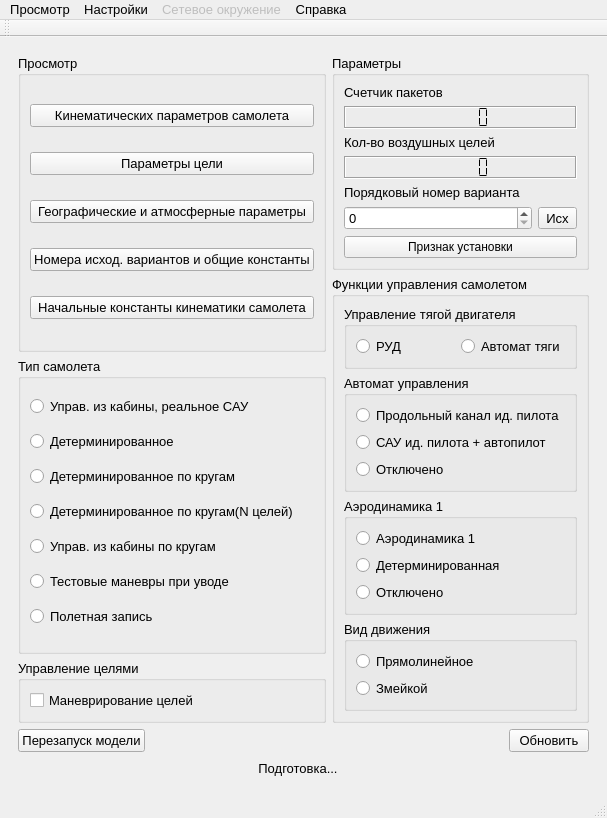
<?xml version="1.0" encoding="UTF-8"?>
<ui version="4.0">
 <class>MainWindow</class>
 <widget class="QMainWindow" name="MainWindow">
  <property name="geometry">
   <rect>
    <x>0</x>
    <y>0</y>
    <width>589</width>
    <height>794</height>
   </rect>
  </property>
  <property name="font">
   <font>
    <pointsize>10</pointsize>
   </font>
  </property>
  <property name="windowTitle">
   <string>Просмотр/Изменение параметров модели</string>
  </property>
  <widget class="QWidget" name="centralwidget">
   <layout class="QVBoxLayout" name="verticalLayout_5">
    <item>
     <widget class="QStackedWidget" name="stackedWidget">
      <property name="currentIndex">
       <number>0</number>
      </property>
      <widget class="QWidget" name="pageUI">
       <layout class="QGridLayout" name="gridLayout_2">
        <item row="0" column="0">
         <layout class="QVBoxLayout" name="verticalLayout_4">
          <item>
           <layout class="QHBoxLayout" name="horizontalLayout">
            <item>
             <layout class="QVBoxLayout" name="verticalLayout_2">
              <item>
               <widget class="QGroupBox" name="groupBox_5">
                <property name="title">
                 <string>Просмотр</string>
                </property>
                <layout class="QGridLayout">
                 <property name="leftMargin">
                  <number>9</number>
                 </property>
                 <property name="topMargin">
                  <number>9</number>
                 </property>
                 <property name="rightMargin">
                  <number>9</number>
                 </property>
                 <property name="bottomMargin">
                  <number>9</number>
                 </property>
                 <property name="spacing">
                  <number>6</number>
                 </property>
                 <item row="1" column="0">
                  <widget class="QPushButton" name="pushButtonTar">
                   <property name="text">
                    <string>Параметры цели</string>
                   </property>
                  </widget>
                 </item>
                 <item row="3" column="0">
                  <widget class="QPushButton" name="pushButtonConst">
                   <property name="text">
                    <string>Номера исход. вариантов и общие константы</string>
                   </property>
                  </widget>
                 </item>
                 <item row="0" column="0">
                  <widget class="QPushButton" name="pushButtonKin">
                   <property name="toolTip">
                    <string>&lt;!DOCTYPE HTML PUBLIC &quot;-//W3C//DTD HTML 4.0//EN&quot; &quot;http://www.w3.org/TR/REC-html40/strict.dtd&quot;&gt;
&lt;html&gt;&lt;head&gt;&lt;meta name=&quot;qrichtext&quot; content=&quot;1&quot; /&gt;&lt;style type=&quot;text/css&quot;&gt;
p, li { white-space: pre-wrap; }
&lt;/style&gt;&lt;/head&gt;&lt;body style=&quot; font-family:'MS Shell Dlg 2'; font-size:8.25pt; font-weight:400; font-style:normal;&quot;&gt;
&lt;p align=&quot;center&quot; style=&quot; margin-top:0px; margin-bottom:0px; margin-left:0px; margin-right:0px; -qt-block-indent:0; text-indent:0px; font-size:8pt;&quot;&gt;&lt;span style=&quot; font-weight:600; color:#5555ff;&quot;&gt;Просмотр кинематических &lt;/span&gt;&lt;/p&gt;
&lt;p align=&quot;center&quot; style=&quot; margin-top:0px; margin-bottom:0px; margin-left:0px; margin-right:0px; -qt-block-indent:0; text-indent:0px; font-size:8pt; font-weight:600; color:#5555ff;&quot;&gt;параметров самолета.&lt;/p&gt;&lt;/body&gt;&lt;/html&gt;</string>
                   </property>
                   <property name="text">
                    <string>Кинематических параметров самолета</string>
                   </property>
                   <property name="autoDefault">
                    <bool>false</bool>
                   </property>
                   <property name="default">
                    <bool>false</bool>
                   </property>
                   <property name="flat">
                    <bool>false</bool>
                   </property>
                  </widget>
                 </item>
                 <item row="2" column="0">
                  <widget class="QPushButton" name="pushButtonAtmGeo">
                   <property name="text">
                    <string>Географические и атмосферные параметры</string>
                   </property>
                  </widget>
                 </item>
                 <item row="4" column="0">
                  <widget class="QPushButton" name="buttonBeginCommonConst">
                   <property name="text">
                    <string>Начальные константы кинематики самолета</string>
                   </property>
                  </widget>
                 </item>
                </layout>
               </widget>
              </item>
              <item>
               <widget class="QGroupBox" name="groupBoxUpr">
                <property name="title">
                 <string>Тип самолета</string>
                </property>
                <layout class="QGridLayout">
                 <property name="leftMargin">
                  <number>9</number>
                 </property>
                 <property name="topMargin">
                  <number>9</number>
                 </property>
                 <property name="rightMargin">
                  <number>9</number>
                 </property>
                 <property name="bottomMargin">
                  <number>9</number>
                 </property>
                 <property name="spacing">
                  <number>6</number>
                 </property>
                 <item row="5" column="0">
                  <widget class="QRadioButton" name="radioUvod">
                   <property name="text">
                    <string>Тестовые маневры при уводе</string>
                   </property>
                  </widget>
                 </item>
                 <item row="0" column="0">
                  <widget class="QRadioButton" name="radioKab">
                   <property name="toolTip">
                    <string>Управление от ручки</string>
                   </property>
                   <property name="text">
                    <string>Управ. из кабины, реальное САУ</string>
                   </property>
                  </widget>
                 </item>
                 <item row="6" column="0">
                  <widget class="QRadioButton" name="radioFDR">
                   <property name="text">
                    <string>Полетная запись</string>
                   </property>
                  </widget>
                 </item>
                 <item row="4" column="0">
                  <widget class="QRadioButton" name="radioKabCircle">
                   <property name="text">
                    <string>Управ. из кабины по кругам</string>
                   </property>
                  </widget>
                 </item>
                 <item row="2" column="0">
                  <widget class="QRadioButton" name="radioDetCircle">
                   <property name="text">
                    <string>Детерминированное по кругам</string>
                   </property>
                  </widget>
                 </item>
                 <item row="1" column="0">
                  <widget class="QRadioButton" name="radioDet">
                   <property name="toolTip">
                    <string>Вид управления, когда органы управления отключены</string>
                   </property>
                   <property name="accessibleDescription">
                    <string/>
                   </property>
                   <property name="text">
                    <string>Детерминированное</string>
                   </property>
                  </widget>
                 </item>
                 <item row="3" column="0">
                  <widget class="QRadioButton" name="radioButton">
                   <property name="text">
                    <string>Детерминированное по кругам(N целей)</string>
                   </property>
                  </widget>
                 </item>
                </layout>
               </widget>
              </item>
              <item>
               <widget class="QGroupBox" name="groupBoxTarget">
                <property name="sizePolicy">
                 <sizepolicy hsizetype="Minimum" vsizetype="Maximum">
                  <horstretch>0</horstretch>
                  <verstretch>0</verstretch>
                 </sizepolicy>
                </property>
                <property name="title">
                 <string>Управление целями</string>
                </property>
                <layout class="QGridLayout">
                 <property name="leftMargin">
                  <number>9</number>
                 </property>
                 <property name="topMargin">
                  <number>9</number>
                 </property>
                 <property name="rightMargin">
                  <number>9</number>
                 </property>
                 <property name="bottomMargin">
                  <number>9</number>
                 </property>
                 <property name="spacing">
                  <number>6</number>
                 </property>
                 <item row="0" column="0">
                  <widget class="QCheckBox" name="checkBoxManevrTaget">
                   <property name="sizePolicy">
                    <sizepolicy hsizetype="Minimum" vsizetype="Maximum">
                     <horstretch>0</horstretch>
                     <verstretch>0</verstretch>
                    </sizepolicy>
                   </property>
                   <property name="toolTip">
                    <string>&lt;!DOCTYPE HTML PUBLIC &quot;-//W3C//DTD HTML 4.0//EN&quot; &quot;http://www.w3.org/TR/REC-html40/strict.dtd&quot;&gt;
&lt;html&gt;&lt;head&gt;&lt;meta name=&quot;qrichtext&quot; content=&quot;1&quot; /&gt;&lt;style type=&quot;text/css&quot;&gt;
p, li { white-space: pre-wrap; }
&lt;/style&gt;&lt;/head&gt;&lt;body style=&quot; font-family:'MS Shell Dlg 2'; font-size:8.25pt; font-weight:400; font-style:normal;&quot;&gt;
&lt;p style=&quot; margin-top:0px; margin-bottom:0px; margin-left:0px; margin-right:0px; -qt-block-indent:0; text-indent:0px;&quot;&gt;&lt;span style=&quot; font-weight:600;&quot;&gt;Признак включения маневрирования целей.&lt;/span&gt; &lt;/p&gt;
&lt;p style=&quot; margin-top:0px; margin-bottom:0px; margin-left:0px; margin-right:0px; -qt-block-indent:0; text-indent:0px;&quot;&gt;Маневрирование настраивается в специальной модели через настроечные параметры, если настройка будет не корректной, то цели не будут совершать маневры.&lt;/p&gt;&lt;/body&gt;&lt;/html&gt;</string>
                   </property>
                   <property name="text">
                    <string>Маневрирование целей</string>
                   </property>
                  </widget>
                 </item>
                </layout>
               </widget>
              </item>
             </layout>
            </item>
            <item>
             <layout class="QVBoxLayout" name="verticalLayout_3">
              <item>
               <widget class="QGroupBox" name="groupBoxParam">
                <property name="title">
                 <string>Параметры</string>
                </property>
                <layout class="QGridLayout" name="gridLayout">
                 <item row="0" column="0">
                  <layout class="QVBoxLayout">
                   <property name="spacing">
                    <number>6</number>
                   </property>
                   <property name="leftMargin">
                    <number>0</number>
                   </property>
                   <property name="topMargin">
                    <number>0</number>
                   </property>
                   <property name="rightMargin">
                    <number>0</number>
                   </property>
                   <property name="bottomMargin">
                    <number>0</number>
                   </property>
                   <item>
                    <widget class="QLabel" name="label">
                     <property name="text">
                      <string>Счетчик пакетов</string>
                     </property>
                     <property name="alignment">
                      <set>Qt::AlignLeading|Qt::AlignLeft|Qt::AlignVCenter</set>
                     </property>
                    </widget>
                   </item>
                   <item>
                    <widget class="QLCDNumber" name="lcdNumberCounter">
                     <property name="frameShape">
                      <enum>QFrame::Box</enum>
                     </property>
                     <property name="frameShadow">
                      <enum>QFrame::Sunken</enum>
                     </property>
                     <property name="smallDecimalPoint">
                      <bool>true</bool>
                     </property>
                     <property name="segmentStyle">
                      <enum>QLCDNumber::Flat</enum>
                     </property>
                    </widget>
                   </item>
                  </layout>
                 </item>
                 <item row="1" column="0">
                  <layout class="QVBoxLayout">
                   <property name="spacing">
                    <number>6</number>
                   </property>
                   <property name="leftMargin">
                    <number>0</number>
                   </property>
                   <property name="topMargin">
                    <number>0</number>
                   </property>
                   <property name="rightMargin">
                    <number>0</number>
                   </property>
                   <property name="bottomMargin">
                    <number>0</number>
                   </property>
                   <item>
                    <widget class="QLabel" name="label_2">
                     <property name="text">
                      <string>Кол-во воздушных целей</string>
                     </property>
                    </widget>
                   </item>
                   <item>
                    <widget class="QLCDNumber" name="lcdNumberTargets">
                     <property name="frameShadow">
                      <enum>QFrame::Sunken</enum>
                     </property>
                     <property name="smallDecimalPoint">
                      <bool>true</bool>
                     </property>
                     <property name="segmentStyle">
                      <enum>QLCDNumber::Flat</enum>
                     </property>
                    </widget>
                   </item>
                  </layout>
                 </item>
                 <item row="2" column="0">
                  <layout class="QVBoxLayout">
                   <property name="spacing">
                    <number>6</number>
                   </property>
                   <property name="leftMargin">
                    <number>0</number>
                   </property>
                   <property name="topMargin">
                    <number>0</number>
                   </property>
                   <property name="rightMargin">
                    <number>0</number>
                   </property>
                   <property name="bottomMargin">
                    <number>0</number>
                   </property>
                   <item>
                    <widget class="QLabel" name="label_3">
                     <property name="text">
                      <string>Порядковый номер варианта</string>
                     </property>
                    </widget>
                   </item>
                   <item>
                    <layout class="QHBoxLayout">
                     <property name="spacing">
                      <number>6</number>
                     </property>
                     <property name="leftMargin">
                      <number>0</number>
                     </property>
                     <property name="topMargin">
                      <number>0</number>
                     </property>
                     <property name="rightMargin">
                      <number>0</number>
                     </property>
                     <property name="bottomMargin">
                      <number>0</number>
                     </property>
                     <item>
                      <widget class="QSpinBox" name="spinBoxNumVariant"/>
                     </item>
                     <item>
                      <widget class="QToolButton" name="toolButtonVariant">
                       <property name="toolTip">
                        <string>&lt;!DOCTYPE HTML PUBLIC &quot;-//W3C//DTD HTML 4.0//EN&quot; &quot;http://www.w3.org/TR/REC-html40/strict.dtd&quot;&gt;
&lt;html&gt;&lt;head&gt;&lt;meta name=&quot;qrichtext&quot; content=&quot;1&quot; /&gt;&lt;style type=&quot;text/css&quot;&gt;
p, li { white-space: pre-wrap; }
&lt;/style&gt;&lt;/head&gt;&lt;body style=&quot; font-family:'MS Shell Dlg 2'; font-size:10pt; font-weight:400; font-style:normal;&quot;&gt;
&lt;p style=&quot; margin-top:0px; margin-bottom:0px; margin-left:0px; margin-right:0px; -qt-block-indent:0; text-indent:0px;&quot;&gt;При нажатии этой кнопки будет выбран номер варианта указанный в поле &amp;quot;Номер варианта&amp;quot;. После автоматически выполнится режим &amp;quot;исходное&amp;quot;.&lt;/p&gt;&lt;/body&gt;&lt;/html&gt;</string>
                       </property>
                       <property name="text">
                        <string>Исх</string>
                       </property>
                       <property name="checkable">
                        <bool>true</bool>
                       </property>
                      </widget>
                     </item>
                    </layout>
                   </item>
                  </layout>
                 </item>
                 <item row="3" column="0">
                  <widget class="QPushButton" name="pushButtonComUst">
                   <property name="toolTip">
                    <string>&lt;!DOCTYPE HTML PUBLIC &quot;-//W3C//DTD HTML 4.0//EN&quot; &quot;http://www.w3.org/TR/REC-html40/strict.dtd&quot;&gt;
&lt;html&gt;&lt;head&gt;&lt;meta name=&quot;qrichtext&quot; content=&quot;1&quot; /&gt;&lt;style type=&quot;text/css&quot;&gt;
p, li { white-space: pre-wrap; }
&lt;/style&gt;&lt;/head&gt;&lt;body style=&quot; font-family:'MS Shell Dlg 2'; font-size:10pt; font-weight:400; font-style:normal;&quot;&gt;
&lt;p style=&quot; margin-top:0px; margin-bottom:0px; margin-left:0px; margin-right:0px; -qt-block-indent:0; text-indent:0px;&quot;&gt;&lt;span style=&quot; font-size:8pt;&quot;&gt;при нажатии этой кнопки, параметры помеченные &lt;/span&gt;&lt;/p&gt;
&lt;p style=&quot; margin-top:0px; margin-bottom:0px; margin-left:0px; margin-right:0px; -qt-block-indent:0; text-indent:0px;&quot;&gt;&lt;span style=&quot; font-size:8pt;&quot;&gt;указанной иконкой будут изменены и при нажатии&lt;/span&gt;&lt;/p&gt;
&lt;p style=&quot; margin-top:0px; margin-bottom:0px; margin-left:0px; margin-right:0px; -qt-block-indent:0; text-indent:0px;&quot;&gt;&lt;span style=&quot; font-size:8pt;&quot;&gt; &amp;quot;пуск&amp;quot; они не сбросятся, а будут далее интегрироваться в уравнениях движения.&lt;/span&gt;&lt;/p&gt;&lt;/body&gt;&lt;/html&gt;</string>
                   </property>
                   <property name="styleSheet">
                    <string notr="true">selection-background-color: rgb(202, 255, 57);
selection-color: rgb(0, 0, 0);
gridline-color: rgb(255, 255, 0);
border-color: rgb(255, 0, 0);</string>
                   </property>
                   <property name="text">
                    <string>Признак установки</string>
                   </property>
                   <property name="icon">
                    <iconset resource="../res.qrc">
                     <normaloff>:/png/tool</normaloff>:/png/tool</iconset>
                   </property>
                   <property name="checkable">
                    <bool>true</bool>
                   </property>
                   <property name="checked">
                    <bool>false</bool>
                   </property>
                   <property name="flat">
                    <bool>false</bool>
                   </property>
                  </widget>
                 </item>
                </layout>
               </widget>
              </item>
              <item>
               <widget class="QGroupBox" name="groupBoxFunc">
                <property name="title">
                 <string>Функции управления самолетом</string>
                </property>
                <layout class="QGridLayout">
                 <property name="leftMargin">
                  <number>9</number>
                 </property>
                 <property name="topMargin">
                  <number>9</number>
                 </property>
                 <property name="rightMargin">
                  <number>9</number>
                 </property>
                 <property name="bottomMargin">
                  <number>9</number>
                 </property>
                 <property name="spacing">
                  <number>6</number>
                 </property>
                 <item row="0" column="0">
                  <widget class="QGroupBox" name="groupBoxEngine">
                   <property name="title">
                    <string>Управление тягой двигателя</string>
                   </property>
                   <layout class="QGridLayout">
                    <property name="leftMargin">
                     <number>9</number>
                    </property>
                    <property name="topMargin">
                     <number>9</number>
                    </property>
                    <property name="rightMargin">
                     <number>9</number>
                    </property>
                    <property name="bottomMargin">
                     <number>9</number>
                    </property>
                    <property name="spacing">
                     <number>6</number>
                    </property>
                    <item row="0" column="0">
                     <widget class="QRadioButton" name="radioButtonRUD">
                      <property name="toolTip">
                       <string>&lt;!DOCTYPE HTML PUBLIC &quot;-//W3C//DTD HTML 4.0//EN&quot; &quot;http://www.w3.org/TR/REC-html40/strict.dtd&quot;&gt;
&lt;html&gt;&lt;head&gt;&lt;meta name=&quot;qrichtext&quot; content=&quot;1&quot; /&gt;&lt;style type=&quot;text/css&quot;&gt;
p, li { white-space: pre-wrap; }
&lt;/style&gt;&lt;/head&gt;&lt;body style=&quot; font-family:'MS Shell Dlg 2'; font-size:8.25pt; font-weight:400; font-style:normal;&quot;&gt;
&lt;p style=&quot; margin-top:0px; margin-bottom:0px; margin-left:0px; margin-right:0px; -qt-block-indent:0; text-indent:0px;&quot;&gt;&lt;span style=&quot; font-size:8pt; font-weight:600;&quot;&gt;Тяга двигателя зависит от реального РУД&lt;/span&gt;&lt;/p&gt;&lt;/body&gt;&lt;/html&gt;</string>
                      </property>
                      <property name="text">
                       <string>РУД</string>
                      </property>
                     </widget>
                    </item>
                    <item row="0" column="1">
                     <widget class="QRadioButton" name="radioButtonAvtoTiaga">
                      <property name="toolTip">
                       <string>&lt;!DOCTYPE HTML PUBLIC &quot;-//W3C//DTD HTML 4.0//EN&quot; &quot;http://www.w3.org/TR/REC-html40/strict.dtd&quot;&gt;
&lt;html&gt;&lt;head&gt;&lt;meta name=&quot;qrichtext&quot; content=&quot;1&quot; /&gt;&lt;style type=&quot;text/css&quot;&gt;
p, li { white-space: pre-wrap; }
&lt;/style&gt;&lt;/head&gt;&lt;body style=&quot; font-family:'MS Shell Dlg 2'; font-size:8.25pt; font-weight:400; font-style:normal;&quot;&gt;
&lt;p style=&quot; margin-top:0px; margin-bottom:0px; margin-left:0px; margin-right:0px; -qt-block-indent:0; text-indent:0px;&quot;&gt;&lt;span style=&quot; font-weight:600;&quot;&gt;Обработка реального РУД отключается, включается мат. модель автомата тяги, которая подбирает тягу так, что бы скорость была постоянная.&lt;/span&gt;&lt;/p&gt;&lt;/body&gt;&lt;/html&gt;</string>
                      </property>
                      <property name="text">
                       <string>Автомат тяги</string>
                      </property>
                     </widget>
                    </item>
                   </layout>
                  </widget>
                 </item>
                 <item row="2" column="0">
                  <widget class="QGroupBox" name="groupBoxAuto">
                   <property name="title">
                    <string>Автомат управления</string>
                   </property>
                   <layout class="QGridLayout">
                    <property name="leftMargin">
                     <number>9</number>
                    </property>
                    <property name="topMargin">
                     <number>9</number>
                    </property>
                    <property name="rightMargin">
                     <number>9</number>
                    </property>
                    <property name="bottomMargin">
                     <number>9</number>
                    </property>
                    <property name="spacing">
                     <number>6</number>
                    </property>
                    <item row="0" column="0">
                     <widget class="QRadioButton" name="radioButtonProdChannel">
                      <property name="text">
                       <string>Продольный канал ид. пилота</string>
                      </property>
                     </widget>
                    </item>
                    <item row="1" column="0">
                     <widget class="QRadioButton" name="radioButtonSAUAvtopilot">
                      <property name="text">
                       <string>САУ ид. пилота + автопилот</string>
                      </property>
                     </widget>
                    </item>
                    <item row="2" column="0">
                     <widget class="QRadioButton" name="radioButtonAvtoCancel">
                      <property name="text">
                       <string>Отключено</string>
                      </property>
                     </widget>
                    </item>
                   </layout>
                  </widget>
                 </item>
                 <item row="3" column="0">
                  <widget class="QGroupBox" name="groupBoxAerod1">
                   <property name="title">
                    <string>Аэродинамика 1</string>
                   </property>
                   <layout class="QGridLayout">
                    <property name="leftMargin">
                     <number>9</number>
                    </property>
                    <property name="topMargin">
                     <number>9</number>
                    </property>
                    <property name="rightMargin">
                     <number>9</number>
                    </property>
                    <property name="bottomMargin">
                     <number>9</number>
                    </property>
                    <property name="spacing">
                     <number>6</number>
                    </property>
                    <item row="0" column="0">
                     <widget class="QRadioButton" name="radioButtonAerod1">
                      <property name="text">
                       <string>Аэродинамика 1</string>
                      </property>
                     </widget>
                    </item>
                    <item row="1" column="0">
                     <widget class="QRadioButton" name="radioButtonDeter">
                      <property name="text">
                       <string>Детерминированная</string>
                      </property>
                     </widget>
                    </item>
                    <item row="2" column="0">
                     <widget class="QRadioButton" name="radioButtonCancel">
                      <property name="text">
                       <string>Отключено</string>
                      </property>
                     </widget>
                    </item>
                   </layout>
                  </widget>
                 </item>
                 <item row="4" column="0">
                  <widget class="QGroupBox" name="groupBoxDvi">
                   <property name="title">
                    <string>Вид движения</string>
                   </property>
                   <layout class="QGridLayout">
                    <property name="leftMargin">
                     <number>9</number>
                    </property>
                    <property name="topMargin">
                     <number>9</number>
                    </property>
                    <property name="rightMargin">
                     <number>9</number>
                    </property>
                    <property name="bottomMargin">
                     <number>9</number>
                    </property>
                    <property name="spacing">
                     <number>6</number>
                    </property>
                    <item row="0" column="0">
                     <widget class="QRadioButton" name="radioButtonLinearMotion">
                      <property name="text">
                       <string>Прямолинейное</string>
                      </property>
                     </widget>
                    </item>
                    <item row="1" column="0">
                     <widget class="QRadioButton" name="radioButtonSerpent">
                      <property name="text">
                       <string>Змейкой</string>
                      </property>
                     </widget>
                    </item>
                   </layout>
                  </widget>
                 </item>
                </layout>
               </widget>
              </item>
             </layout>
            </item>
           </layout>
          </item>
          <item>
           <layout class="QVBoxLayout" name="verticalLayout">
            <item>
             <layout class="QHBoxLayout" name="horizontalLayout_2">
              <item>
               <widget class="QPushButton" name="pushButtonRestart">
                <property name="toolTip">
                 <string>Эту кнопку нужно нажать перед перезапуском целевого компьютера(VxWorks). Это необходимо для сброса 4 канального адаптера МКИО.</string>
                </property>
                <property name="autoFillBackground">
                 <bool>false</bool>
                </property>
                <property name="text">
                 <string>Перезапуск модели</string>
                </property>
                <property name="checkable">
                 <bool>false</bool>
                </property>
                <property name="checked">
                 <bool>false</bool>
                </property>
                <property name="autoRepeat">
                 <bool>false</bool>
                </property>
                <property name="autoExclusive">
                 <bool>false</bool>
                </property>
               </widget>
              </item>
              <item>
               <spacer>
                <property name="orientation">
                 <enum>Qt::Horizontal</enum>
                </property>
                <property name="sizeHint" stdset="0">
                 <size>
                  <width>40</width>
                  <height>20</height>
                 </size>
                </property>
               </spacer>
              </item>
              <item>
               <widget class="QPushButton" name="pushButtonRefresh">
                <property name="text">
                 <string>Обновить</string>
                </property>
                <property name="icon">
                 <iconset>
                  <normaloff>:/png/refresh.png</normaloff>:/png/refresh.png</iconset>
                </property>
               </widget>
              </item>
             </layout>
            </item>
            <item>
             <layout class="QHBoxLayout">
              <property name="spacing">
               <number>6</number>
              </property>
              <property name="leftMargin">
               <number>0</number>
              </property>
              <property name="topMargin">
               <number>0</number>
              </property>
              <property name="rightMargin">
               <number>0</number>
              </property>
              <property name="bottomMargin">
               <number>0</number>
              </property>
              <item>
               <spacer>
                <property name="orientation">
                 <enum>Qt::Horizontal</enum>
                </property>
                <property name="sizeHint" stdset="0">
                 <size>
                  <width>40</width>
                  <height>20</height>
                 </size>
                </property>
               </spacer>
              </item>
              <item>
               <widget class="QLabel" name="labelRegime">
                <property name="lineWidth">
                 <number>1</number>
                </property>
                <property name="midLineWidth">
                 <number>0</number>
                </property>
                <property name="text">
                 <string>Подготовка...</string>
                </property>
                <property name="alignment">
                 <set>Qt::AlignCenter</set>
                </property>
               </widget>
              </item>
              <item>
               <spacer>
                <property name="orientation">
                 <enum>Qt::Horizontal</enum>
                </property>
                <property name="sizeHint" stdset="0">
                 <size>
                  <width>40</width>
                  <height>20</height>
                 </size>
                </property>
               </spacer>
              </item>
              <item>
               <widget class="QLabel" name="labelStatus">
                <property name="font">
                 <font>
                  <pointsize>6</pointsize>
                 </font>
                </property>
                <property name="text">
                 <string/>
                </property>
               </widget>
              </item>
             </layout>
            </item>
           </layout>
          </item>
         </layout>
        </item>
       </layout>
      </widget>
      <widget class="QWidget" name="pageMPPM"/>
      <widget class="QWidget" name="page3DView"/>
     </widget>
    </item>
   </layout>
  </widget>
  <widget class="QMenuBar" name="menuBar">
   <property name="geometry">
    <rect>
     <x>0</x>
     <y>0</y>
     <width>589</width>
     <height>21</height>
    </rect>
   </property>
   <property name="font">
    <font>
     <kerning>false</kerning>
    </font>
   </property>
   <widget class="QMenu" name="menu">
    <property name="font">
     <font>
      <pointsize>9</pointsize>
     </font>
    </property>
    <property name="autoFillBackground">
     <bool>false</bool>
    </property>
    <property name="tearOffEnabled">
     <bool>false</bool>
    </property>
    <property name="title">
     <string>Просмотр</string>
    </property>
    <widget class="QMenu" name="menu3D">
     <property name="enabled">
      <bool>true</bool>
     </property>
     <property name="title">
      <string>Визуализация</string>
     </property>
     <property name="icon">
      <iconset>
       <normaloff>:/png/zoom.png</normaloff>:/png/zoom.png</iconset>
     </property>
     <addaction name="actionView3DArea"/>
    </widget>
    <addaction name="actionViewPM"/>
    <addaction name="actionPultPNM"/>
    <addaction name="actionVarEdir"/>
    <addaction name="actionOVK"/>
    <addaction name="actionComSusp"/>
    <addaction name="separator"/>
    <addaction name="menu3D"/>
    <addaction name="actionTest"/>
   </widget>
   <widget class="QMenu" name="menuSettings">
    <property name="enabled">
     <bool>true</bool>
    </property>
    <property name="title">
     <string>Настройки</string>
    </property>
    <widget class="QMenu" name="menu_4">
     <property name="enabled">
      <bool>false</bool>
     </property>
     <property name="title">
      <string>Язык</string>
     </property>
     <addaction name="actionRussian"/>
     <addaction name="actionEnglish"/>
    </widget>
    <addaction name="actionProfile"/>
    <addaction name="menu_4"/>
   </widget>
   <widget class="QMenu" name="menuNetworkSwitch">
    <property name="enabled">
     <bool>false</bool>
    </property>
    <property name="title">
     <string>Сетевое окружение</string>
    </property>
    <addaction name="actionPKIPOn"/>
    <addaction name="actionUCVSOn"/>
    <addaction name="actionConsoleOn"/>
    <addaction name="action_IP"/>
   </widget>
   <widget class="QMenu" name="menuHelp">
    <property name="enabled">
     <bool>true</bool>
    </property>
    <property name="title">
     <string>Справка</string>
    </property>
    <addaction name="actionHelp"/>
    <addaction name="actionBug"/>
   </widget>
   <addaction name="menu"/>
   <addaction name="menuSettings"/>
   <addaction name="menuNetworkSwitch"/>
   <addaction name="menuHelp"/>
  </widget>
  <widget class="QStatusBar" name="statusBar"/>
  <widget class="QToolBar" name="toolBar">
   <property name="windowTitle">
    <string>toolBar</string>
   </property>
   <attribute name="toolBarArea">
    <enum>TopToolBarArea</enum>
   </attribute>
   <attribute name="toolBarBreak">
    <bool>false</bool>
   </attribute>
  </widget>
  <action name="actionViewPM">
   <property name="icon">
    <iconset>
     <normaloff>:/png/zoom.png</normaloff>:/png/zoom.png</iconset>
   </property>
   <property name="text">
    <string>Просмотр/изменение программных модулей</string>
   </property>
   <property name="shortcut">
    <string>Ctrl+A</string>
   </property>
  </action>
  <action name="action_2">
   <property name="text">
    <string>Показать самолет в связанной СК</string>
   </property>
  </action>
  <action name="action3DModel">
   <property name="text">
    <string>Ориентация самолета в связанной СК</string>
   </property>
   <property name="shortcut">
    <string>Ctrl+4</string>
   </property>
  </action>
  <action name="actionViewModel">
   <property name="text">
    <string>Ориентация самолета и целей в земной СК</string>
   </property>
   <property name="shortcut">
    <string>Ctrl+3</string>
   </property>
  </action>
  <action name="actionNU">
   <property name="text">
    <string>Начальных условий</string>
   </property>
  </action>
  <action name="actionPlots">
   <property name="text">
    <string>Показать список графиков</string>
   </property>
  </action>
  <action name="actionPultPNM">
   <property name="text">
    <string>Пульт ПНМ</string>
   </property>
   <property name="shortcut">
    <string>Ctrl+P</string>
   </property>
  </action>
  <action name="actionRussian">
   <property name="text">
    <string>Русский</string>
   </property>
  </action>
  <action name="actionEnglish">
   <property name="text">
    <string>Английский</string>
   </property>
  </action>
  <action name="actionView3DArea">
   <property name="text">
    <string>3D</string>
   </property>
   <property name="shortcut">
    <string>Ctrl+D</string>
   </property>
  </action>
  <action name="actionSuspension">
   <property name="enabled">
    <bool>false</bool>
   </property>
   <property name="text">
    <string>Подвески</string>
   </property>
  </action>
  <action name="actionIOSOOn">
   <property name="text">
    <string>Включить ИОСО</string>
   </property>
  </action>
  <action name="actionPKIPOn">
   <property name="text">
    <string>Включить ПКИП</string>
   </property>
  </action>
  <action name="actionUCVSOn">
   <property name="text">
    <string>Включить УЦВС</string>
   </property>
  </action>
  <action name="actionVarEdir">
   <property name="text">
    <string>Редактор вариантов</string>
   </property>
   <property name="shortcut">
    <string>Ctrl+M</string>
   </property>
  </action>
  <action name="actionHelp">
   <property name="text">
    <string>Справка</string>
   </property>
  </action>
  <action name="actionBug">
   <property name="enabled">
    <bool>false</bool>
   </property>
   <property name="text">
    <string>Сообщить об ошибке</string>
   </property>
  </action>
  <action name="action_IP">
   <property name="enabled">
    <bool>false</bool>
   </property>
   <property name="text">
    <string>Указать IP вручную</string>
   </property>
  </action>
  <action name="actionTest">
   <property name="text">
    <string>Тесты</string>
   </property>
   <property name="shortcut">
    <string>Ctrl+T</string>
   </property>
  </action>
  <action name="actionStart">
   <property name="text">
    <string>Start</string>
   </property>
  </action>
  <action name="actionProfile">
   <property name="checkable">
    <bool>true</bool>
   </property>
   <property name="enabled">
    <bool>true</bool>
   </property>
   <property name="text">
    <string>Профиль</string>
   </property>
  </action>
  <action name="actionNext">
   <property name="text">
    <string>Next</string>
   </property>
  </action>
  <action name="actionPrev">
   <property name="text">
    <string>Prev</string>
   </property>
  </action>
  <action name="actionConsoleOn">
   <property name="text">
    <string>Включить Консоль</string>
   </property>
  </action>
  <action name="actionOVK">
   <property name="text">
    <string>Режим ОВК</string>
   </property>
   <property name="shortcut">
    <string>Ctrl+O</string>
   </property>
  </action>
  <action name="action2D">
   <property name="text">
    <string>2D</string>
   </property>
  </action>
  <action name="actionComSusp">
   <property name="enabled">
    <bool>false</bool>
   </property>
   <property name="text">
    <string>Имитатор СУО</string>
   </property>
  </action>
 </widget>
 <resources>
  <include location="../res.qrc"/>
 </resources>
 <connections/>
</ui>
